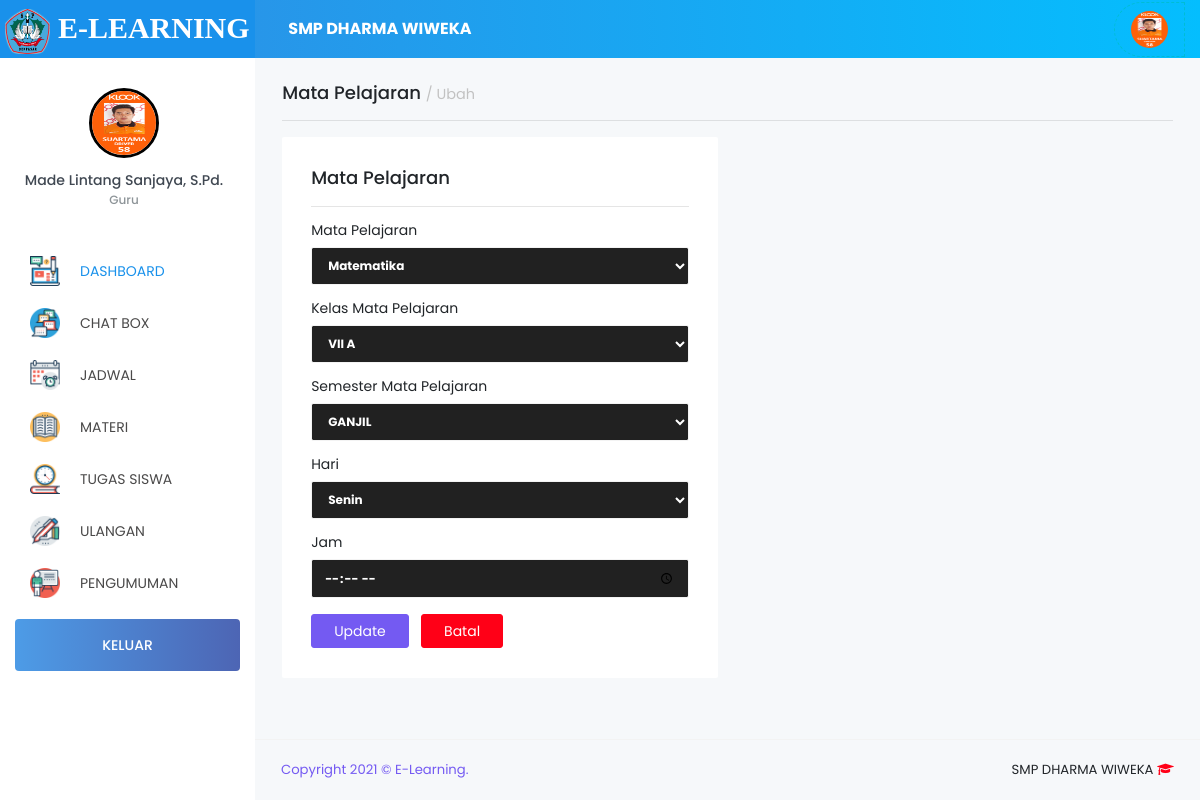
/Guru/index.php?page=mapel&act=edit&ID=37 (signed in), run on the app's committed database.
### tables this page shows
CREATE TABLE `tb_sekolah` (
  `id_sekolah` int(11) NOT NULL,
  `nama_sekolah` varchar(120) NOT NULL,
  `kepsek` varchar(120) NOT NULL,
  `textlogo` varchar(120) NOT NULL,
  `logo` varchar(255) NOT NULL,
  `copyright` varchar(255) NOT NULL
);

CREATE TABLE `tb_guru` (
  `id_guru` int(11) NOT NULL,
  `nik` varchar(20) NOT NULL,
  `nama_guru` varchar(120) NOT NULL,
  `username` varchar(65) NOT NULL,
  `password` varchar(255) NOT NULL,
  `foto` varchar(255) NOT NULL,
  `status` varchar(5) NOT NULL,
  `date_created` date NOT NULL,
  `confirm` enum('Yes','No') NOT NULL
);

### Guru/modul/role/edit_role.php (the view, shortened to what this page needs)
<div class="content-wrapper">
  <h4>Mata Pelajaran <small class="text-muted">/ Ubah</small></h4>
  <hr>
  <div class="row">
    <div class="col-md-6 col-xs-12 d-flex align-items-stretch grid-margin">
      <div class="row flex-grow">
        <div class="col-12 col-xs-12">
          <div class="card">
            <div class="card-body">
              <h4 class="card-title">Mata Pelajaran</h4>
              <hr>
              <form class="forms-sample" action="?page=proses" method="post">
                <?php
                  $edit = mysqli_query($con,"SELECT * FROM tb_roleguru WHERE id_roleguru='$_GET[ID]' ") or die(mysqli_error($con));
                  $d    = mysqli_fetch_array($edit);
                ?>
                <div class="form-group">
                  <label for="mapel">Mata Pelajaran</label>
                  <select class="form-control" id="mapel" name="mapel"style="font-weight: bold;background-color: #212121;color: #fff;">
                    <?php
                      $sqlMapel = mysqli_query($con, "SELECT * FROM tb_master_mapel ORDER BY id_mapel ASC");
                      while($mapel=mysqli_fetch_array($sqlMapel)){
                        if($mapel['id_mapel'] == $d['id_mapel']){
                          $selected = "selected";
                        } else {
                          $selected = "";
                        }
                        echo "<option value='$mapel[id_mapel]' $selected>$mapel[mapel]</option>";
                      }
                    ?>
                  </select>
                </div>
                <div class="form-group">
                  <label for="kelas">Kelas Mata Pelajaran</label>
                  <select class="form-control" id="kelas" name="kelas"style="font-weight: bold;background-color: #212121;color: #fff;">
                    <?php
                      $sqlKelas = mysqli_query($con, "SELECT * FROM tb_master_kelas ORDER BY id_kelas DESC");
                      while($kelas=mysqli_fetch_array($sqlKelas)){
                        if($kelas['id_kelas'] == $d['id_kelas']){
                          $selected = "selected";
                        } else {
                          $selected = "";
                        }
                        echo "<option value='$kelas[id_kelas]' $selected>$kelas[kelas]</option>";
                      }
                    ?>
                  </select>
                </div>
                <div class="form-group">
                  <label for="semester">Semester Mata Pelajaran</label>
                  <select class="form-control" id="semester" name="semester"style="font-weight: bold;background-color: #212121;color: #fff;">
                    <?php
                      $sqlSemester  = mysqli_query($con, "SELECT * FROM tb_master_semester ORDER BY id_semester DESC");
                      while($smt=mysqli_fetch_array($sqlSemester)){
                        if($smt['id_semester'] == $d['id_semester']){
                          $selected = "selected";
                        } else {
                          $selected = "";
                        }
                        echo "<option value='$smt[id_semester]' $selected>$smt[semester]</option>";
                      }
                    ?>
                  </select>
                </div>
                <div class="form-group">
                  <label for="semester">Hari</label>
                  <select name="hari" id="hari" class="form-control" style="font-weight: bold;background-color: #212121;color: #fff;">
                    <option value="senin" <?= $hari == 'senin' ? 'selected' : '' ; ?>>Senin</option>
                  </select>
                </div>
                <div class="form-group">
                  <label for="semester">Jam</label>
                  <input type="time" class="form-control" name="jam" style="font-weight: bold;background-color: #212121;color: #fff;" <?= $d['jam']; ?>>
                </div>
                <button type="submit" name="mapelUpdate" class="btn btn-info mr-2">Update</button>
                <a href="javascript:history.back()" class="btn btn-danger">Batal</a>
              </form>
            </div>
          </div>
        </div>
      </div>
    </div>
  </div>
</div>

### Guru/index.php (shortened to what this page needs)
<?php
  include '../config/db.php';
  if (@$_SESSION['Guru']) {
    if (@$_SESSION['Guru']) {
      $sesi = @$_SESSION['Guru'];
    }
    $sql  = mysqli_query($con,"SELECT * FROM tb_guru WHERE id_guru = '$sesi'") or die(mysqli_error($con));
    $data = mysqli_fetch_array($sql);
    $sekolah  = mysqli_query($con,"SELECT * FROM tb_sekolah WHERE id_sekolah=1 ");
    $apl      = mysqli_fetch_array($sekolah); ?>
    <!DOCTYPE html>
    <html lang="en">
    <head>
      <link rel="stylesheet" href="../vendor/node_modules/mdi/css/materialdesignicons.min.css">
      <link rel="stylesheet" href="../vendor/node_modules/simple-line-icons/css/simple-line-icons.css">
      <link rel="stylesheet" href="../vendor/node_modules/font-awesome/css/font-awesome.min.css" />
      <link rel="stylesheet" href="../vendor/css/style.css">
      <link href="../vendor/sweetalert/sweetalert.css" rel="stylesheet" />
      <link rel="stylesheet" type="text/css" href="../vendor/css/jquery.dataTables.css">
    </head>
    <body>
      <div class="container-scroller">
        <nav class="navbar col-lg-12 col-12 p-0 fixed-top d-flex flex-row">
          <div class="text-center navbar-brand-wrapper d-flex align-items-top justify-content-center" style="background-color: #1991eb;">
            <a class="navbar-brand brand-logo" href="index.php" style="font-family:Aegyptus;font-weight: bold;font-size: 30px;">
              <img src="../vendor/images/<?=$apl['logo'];?>" alt="logo" style="height: 45px;width: 45px;border-radius: 10px;"> <b><?=$apl['textlogo'];?></b>
            </a>
          </div>
          <div class="navbar-menu-wrapper d-flex align-items-center">
            <ul class="navbar-nav navbar-nav-left header-links d-none d-md-flex">
              <li class="nav-item" style="width: 400px;">
                <a href="#" style="color: #fff;text-decoration: none;">
                  <b><?=$apl['nama_sekolah'];?></b></a>
              </li>
            </ul>
            <ul class="navbar-nav navbar-nav-right" style="border-top-left-radius:50px;color: black;border-bottom-left-radius:50px;color: #fff;border:1px dashed #00BCD4; ">
              <li class="nav-item d-none d-lg-block">
                <a class="nav-link" href="?page=profil">
                  <img class="img-xs rounded-circle" src="../vendor/images/img_Guru/<?=$data['foto']; ?>" alt="">
                </a>
              </li>
            </ul>
          </div>
        </nav>
        <div class="container-fluid page-body-wrapper">
          <nav class="sidebar sidebar-offcanvas" id="sidebar">
            <ul class="nav">
              <li class="nav-item nav-profile">
                <div class="nav-link">
                  <div class="profile-image">
                    <a href="?page=profil">
                      <img src="../vendor/images/img_Guru/<?=$data['foto']; ?>" alt="image" style="border:3px solid black;"/>
                    </a>
                  </div>
                  <div class="profile-name">
                    <p class="name"><?=$data['nama_guru']; ?></p>
                    <p class="designation">Guru</p>
                  </div>
                </div>
              </li>
              <li class="nav-item">
                <a class="nav-link" href="index.php"><img class="menu-icon" src="../vendor/images/menu_icons/081-online education.png" alt="menu icon" style="width:30px;height:30px;"><span class="menu-title">DASHBOARD</span></a>
              </li>
              <li class="nav-item">
                <a class="nav-link" href="?page=chat"><img class="menu-icon" src="../vendor/images/menu_icons/176-thoughts.png" alt="menu icon" style="width:30px;height:30px;"><span class="menu-title"> CHAT BOX</span></a>
              </li>
              <li class="nav-item">
                <a class="nav-link" href="?page=mapel"><img class="menu-icon" src="../vendor/images/menu_icons/118-calendar.png" alt="menu icon" style="width:30px;height:30px;"><span class="menu-title">JADWAL</span></a>
              </li>
              <li class="nav-item">
                <a class="nav-link" href="?page=materi">
                  <img class="menu-icon" src="../vendor/images/menu_icons/097-open book.png" alt="menu icon" style="width:30px;height:30px;">
                  <span class="menu-title">MATERI</span>
                </a>
              </li>
              <li class="nav-item">
                <a class="nav-link" data-toggle="collapse" href="#tugas" aria-expanded="false" aria-controls="general-pages"> <img class="menu-icon" src="../vendor/images/menu_icons/157-study.png" alt="menu icon" style="width:30px;height:30px;"> <span class="menu-title">TUGAS SISWA</span><i class="menu-arrow"></i>
                </a>
              </li>
              <li class="nav-item">
                <a class="nav-link" data-toggle="collapse" href="#evaluasi" aria-expanded="false" aria-controls="general-pages"> <img class="menu-icon" src="../vendor/images/menu_icons/142-signing.png" alt="menu icon" style="width:30px;height:30px;"> <span class="menu-title">ULANGAN</span><i class="menu-arrow"></i>
                </a>
              </li>
              <li class="nav-item">
                <a class="nav-link" href="?page=pengumuman"><img class="menu-icon" src="../vendor/images/menu_icons/165-teacher.png" alt="menu icon" style="width:30px;height:30px;"> <span class="menu-title">PENGUMUMAN</span></a>
              </li>
              <li class="nav-item purchase-button">
                <a class="nav-link" href="logout.php">
                KELUAR</a>
              </li>
            </ul>
          </nav>
          <div class="main-panel">
            <?php
              $page = @$_GET['page'];
              $act  = @$_GET['act'];
              if ($page=='perangkat') {
                if ($act=='') include 'modul/perangkat/data_perangkat.php';
                elseif ($act=='add') include 'modul/perangkat/add_perangkat.php';
                elseif ($act=='edit') include 'modul/perangkat/edit_perangkat.php';
                elseif ($act=='del') include 'modul/perangkat/del_perangkat.php';
                elseif ($act=='view') include 'modul/perangkat/view.php';
              } elseif ($page=='mapel') {
                if ($act=='') include 'modul/role/data_role.php';
                elseif ($act=='add') include 'modul/role/add_role.php';
                elseif ($act=='edit') include 'modul/role/edit_role.php';
                elseif ($act=='del') include 'modul/role/del_role.php';
              }elseif ($page=='nilai') {
                if ($act=='') include 'modul/nilai/data_nilai.php';
                elseif ($act=='view') include 'modul/nilai/view_nilaikelas.php';
              }elseif ($page=='profil') {
                if ($act=='') include 'modul/profil/data_profil.php';
              }elseif ($page=='chat') {
                if ($act=='') include 'modul/chat/chat.php';
                if ($act=='lihat') include 'modul/chat/isiChat.php';
                elseif ($act=='del') include 'modul/chat/del.php';
              }elseif ($page=='pengumuman') {
                if ($act=='') include 'modul/pengumuman/data_pengumuman.php';
                elseif ($act=='add') include 'modul/pengumuman/add_pengumuman.php';
                elseif ($act=='edit') include 'modul/pengumuman/edit_pengumuman.php';
                elseif ($act=='del') include 'modul/pengumuman/del_pengumuman.php';
              }elseif ($page=='proses') {
                include 'modul/models.php';
              }elseif ($page=='input_nilai') {
                include 'modul/nilai/input_nilai.php';
              }elseif ($page=='edit_nilai') {
                include 'modul/nilai/edit_nilai.php';
              }elseif ($page=='') {
                include 'Home.php';
              }else{
                echo "<b>4014!</b> Tidak ada halaman !";
              }
            ?>
            <footer class="footer">
              <div class="container-fluid clearfix">
                <span class="text-info d-block text-center text-sm-left d-sm-inline-block"><?=$apl['copyright'];?></span>
                <span class="float-none float-sm-right d-block mt-1 mt-sm-0 text-center"><?=$apl['nama_sekolah'];?> <i class="fa fa-graduation-cap text-danger"></i></span>
              </div>
            </footer>
          </div>
        </div>
      </div>
    </body>
    </html>
<?php
} else{
	include 'modul/500.html';
}

### data on the page
tb_sekolah: logo (picture), textlogo "E-LEARNING", nama_sekolah "SMP DHARMA WIWEKA", copyright "Copyright 2021 © E-Learning."
tb_guru: foto (picture), nama_guru "Made Lintang Sanjaya, S.Pd."

### other printed values
form field mapel "Matematika"
form field kelas "VII A"
form field semester "GANJIL"
